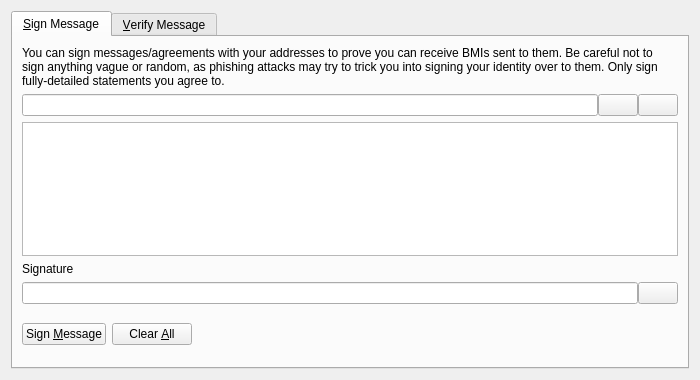
<?xml version="1.0" encoding="UTF-8"?>
<ui version="4.0">
 <class>SignVerifyMessageDialog</class>
 <widget class="QDialog" name="SignVerifyMessageDialog">
  <property name="geometry">
   <rect>
    <x>0</x>
    <y>0</y>
    <width>700</width>
    <height>380</height>
   </rect>
  </property>
  <property name="windowTitle">
   <string>Signatures - Sign / Verify a Message</string>
  </property>
  <property name="modal">
   <bool>true</bool>
  </property>
  <layout class="QVBoxLayout" name="verticalLayout">
   <item>
    <widget class="QTabWidget" name="tabWidget">
     <property name="currentIndex">
      <number>0</number>
     </property>
     <widget class="QWidget" name="tabSignMessage">
      <attribute name="title">
       <string>&amp;Sign Message</string>
      </attribute>
      <layout class="QVBoxLayout" name="verticalLayout_SM">
       <item>
        <widget class="QLabel" name="infoLabel_SM">
         <property name="text">
          <string>You can sign messages/agreements with your addresses to prove you can receive BMIs sent to them. Be careful not to sign anything vague or random, as phishing attacks may try to trick you into signing your identity over to them. Only sign fully-detailed statements you agree to.</string>
         </property>
         <property name="textFormat">
          <enum>Qt::PlainText</enum>
         </property>
         <property name="wordWrap">
          <bool>true</bool>
         </property>
        </widget>
       </item>
       <item>
        <layout class="QHBoxLayout" name="horizontalLayout_1_SM">
         <property name="spacing">
          <number>0</number>
         </property>
         <item>
          <widget class="QValidatedLineEdit" name="addressIn_SM">
           <property name="toolTip">
            <string>The BitMinima address to sign the message with</string>
           </property>
          </widget>
         </item>
         <item>
          <widget class="QPushButton" name="addressBookButton_SM">
           <property name="toolTip">
            <string>Choose previously used address</string>
           </property>
           <property name="text">
            <string/>
           </property>
           <property name="icon">
            <iconset resource="../bitcoin.qrc">
             <normaloff>:/icons/address-book</normaloff>:/icons/address-book</iconset>
           </property>
           <property name="shortcut">
            <string>Alt+A</string>
           </property>
           <property name="autoDefault">
            <bool>false</bool>
           </property>
          </widget>
         </item>
         <item>
          <widget class="QPushButton" name="pasteButton_SM">
           <property name="toolTip">
            <string>Paste address from clipboard</string>
           </property>
           <property name="text">
            <string/>
           </property>
           <property name="icon">
            <iconset resource="../bitcoin.qrc">
             <normaloff>:/icons/editpaste</normaloff>:/icons/editpaste</iconset>
           </property>
           <property name="shortcut">
            <string>Alt+P</string>
           </property>
           <property name="autoDefault">
            <bool>false</bool>
           </property>
          </widget>
         </item>
        </layout>
       </item>
       <item>
        <widget class="QPlainTextEdit" name="messageIn_SM">
         <property name="toolTip">
          <string>Enter the message you want to sign here</string>
         </property>
        </widget>
       </item>
       <item>
        <widget class="QLabel" name="signatureLabel_SM">
         <property name="text">
          <string>Signature</string>
         </property>
         <property name="textFormat">
          <enum>Qt::PlainText</enum>
         </property>
        </widget>
       </item>
       <item>
        <layout class="QHBoxLayout" name="horizontalLayout_2_SM">
         <property name="spacing">
          <number>0</number>
         </property>
         <item>
          <widget class="QLineEdit" name="signatureOut_SM">
           <property name="font">
            <font>
             <italic>true</italic>
            </font>
           </property>
           <property name="readOnly">
            <bool>true</bool>
           </property>
          </widget>
         </item>
         <item>
          <widget class="QPushButton" name="copySignatureButton_SM">
           <property name="toolTip">
            <string>Copy the current signature to the system clipboard</string>
           </property>
           <property name="text">
            <string/>
           </property>
           <property name="icon">
            <iconset resource="../bitcoin.qrc">
             <normaloff>:/icons/editcopy</normaloff>:/icons/editcopy</iconset>
           </property>
           <property name="autoDefault">
            <bool>false</bool>
           </property>
          </widget>
         </item>
        </layout>
       </item>
       <item>
        <layout class="QHBoxLayout" name="horizontalLayout_3_SM">
         <item>
          <widget class="QPushButton" name="signMessageButton_SM">
           <property name="toolTip">
            <string>Sign the message to prove you own this BitMinima address</string>
           </property>
           <property name="text">
            <string>Sign &amp;Message</string>
           </property>
           <property name="icon">
            <iconset resource="../bitcoin.qrc">
             <normaloff>:/icons/edit</normaloff>:/icons/edit</iconset>
           </property>
           <property name="autoDefault">
            <bool>false</bool>
           </property>
          </widget>
         </item>
         <item>
          <widget class="QPushButton" name="clearButton_SM">
           <property name="toolTip">
            <string>Reset all sign message fields</string>
           </property>
           <property name="text">
            <string>Clear &amp;All</string>
           </property>
           <property name="icon">
            <iconset resource="../bitcoin.qrc">
             <normaloff>:/icons/remove</normaloff>:/icons/remove</iconset>
           </property>
           <property name="autoDefault">
            <bool>false</bool>
           </property>
          </widget>
         </item>
         <item>
          <spacer name="horizontalSpacer_1_SM">
           <property name="orientation">
            <enum>Qt::Horizontal</enum>
           </property>
           <property name="sizeHint" stdset="0">
            <size>
             <width>40</width>
             <height>48</height>
            </size>
           </property>
          </spacer>
         </item>
         <item>
          <widget class="QLabel" name="statusLabel_SM">
           <property name="font">
            <font>
             <weight>75</weight>
             <bold>true</bold>
            </font>
           </property>
           <property name="text">
            <string/>
           </property>
           <property name="wordWrap">
            <bool>true</bool>
           </property>
          </widget>
         </item>
         <item>
          <spacer name="horizontalSpacer_2_SM">
           <property name="orientation">
            <enum>Qt::Horizontal</enum>
           </property>
           <property name="sizeHint" stdset="0">
            <size>
             <width>40</width>
             <height>48</height>
            </size>
           </property>
          </spacer>
         </item>
        </layout>
       </item>
      </layout>
     </widget>
     <widget class="QWidget" name="tabVerifyMessage">
      <attribute name="title">
       <string>&amp;Verify Message</string>
      </attribute>
      <layout class="QVBoxLayout" name="verticalLayout_VM">
       <item>
        <widget class="QLabel" name="infoLabel_VM">
         <property name="text">
          <string>Enter the receiver's address, message (ensure you copy line breaks, spaces, tabs, etc. exactly) and signature below to verify the message. Be careful not to read more into the signature than what is in the signed message itself, to avoid being tricked by a man-in-the-middle attack. Note that this only proves the signing party receives with the address, it cannot prove sendership of any transaction!</string>
         </property>
         <property name="textFormat">
          <enum>Qt::PlainText</enum>
         </property>
         <property name="alignment">
          <set>Qt::AlignLeading|Qt::AlignLeft|Qt::AlignTop</set>
         </property>
         <property name="wordWrap">
          <bool>true</bool>
         </property>
        </widget>
       </item>
       <item>
        <layout class="QHBoxLayout" name="horizontalLayout_1_VM">
         <property name="spacing">
          <number>0</number>
         </property>
         <item>
          <widget class="QValidatedLineEdit" name="addressIn_VM">
           <property name="toolTip">
            <string>The BitMinima address the message was signed with</string>
           </property>
          </widget>
         </item>
         <item>
          <widget class="QPushButton" name="addressBookButton_VM">
           <property name="toolTip">
            <string>Choose previously used address</string>
           </property>
           <property name="text">
            <string/>
           </property>
           <property name="icon">
            <iconset resource="../bitcoin.qrc">
             <normaloff>:/icons/address-book</normaloff>:/icons/address-book</iconset>
           </property>
           <property name="shortcut">
            <string>Alt+A</string>
           </property>
           <property name="autoDefault">
            <bool>false</bool>
           </property>
          </widget>
         </item>
        </layout>
       </item>
       <item>
        <widget class="QPlainTextEdit" name="messageIn_VM"/>
       </item>
       <item>
        <widget class="QValidatedLineEdit" name="signatureIn_VM"/>
       </item>
       <item>
        <layout class="QHBoxLayout" name="horizontalLayout_2_VM">
         <item>
          <widget class="QPushButton" name="verifyMessageButton_VM">
           <property name="toolTip">
            <string>Verify the message to ensure it was signed with the specified BitMinima address</string>
           </property>
           <property name="text">
            <string>Verify &amp;Message</string>
           </property>
           <property name="icon">
            <iconset resource="../bitcoin.qrc">
             <normaloff>:/icons/transaction_0</normaloff>:/icons/transaction_0</iconset>
           </property>
           <property name="autoDefault">
            <bool>false</bool>
           </property>
          </widget>
         </item>
         <item>
          <widget class="QPushButton" name="clearButton_VM">
           <property name="toolTip">
            <string>Reset all verify message fields</string>
           </property>
           <property name="text">
            <string>Clear &amp;All</string>
           </property>
           <property name="icon">
            <iconset resource="../bitcoin.qrc">
             <normaloff>:/icons/remove</normaloff>:/icons/remove</iconset>
           </property>
           <property name="autoDefault">
            <bool>false</bool>
           </property>
          </widget>
         </item>
         <item>
          <spacer name="horizontalSpacer_1_VM">
           <property name="orientation">
            <enum>Qt::Horizontal</enum>
           </property>
           <property name="sizeHint" stdset="0">
            <size>
             <width>40</width>
             <height>48</height>
            </size>
           </property>
          </spacer>
         </item>
         <item>
          <widget class="QLabel" name="statusLabel_VM">
           <property name="font">
            <font>
             <weight>75</weight>
             <bold>true</bold>
            </font>
           </property>
           <property name="text">
            <string/>
           </property>
           <property name="wordWrap">
            <bool>true</bool>
           </property>
          </widget>
         </item>
         <item>
          <spacer name="horizontalSpacer_2_VM">
           <property name="orientation">
            <enum>Qt::Horizontal</enum>
           </property>
           <property name="sizeHint" stdset="0">
            <size>
             <width>40</width>
             <height>48</height>
            </size>
           </property>
          </spacer>
         </item>
        </layout>
       </item>
      </layout>
     </widget>
    </widget>
   </item>
  </layout>
 </widget>
 <customwidgets>
  <customwidget>
   <class>QValidatedLineEdit</class>
   <extends>QLineEdit</extends>
   <header>qvalidatedlineedit.h</header>
  </customwidget>
 </customwidgets>
 <resources>
  <include location="../bitcoin.qrc"/>
 </resources>
 <connections/>
</ui>
